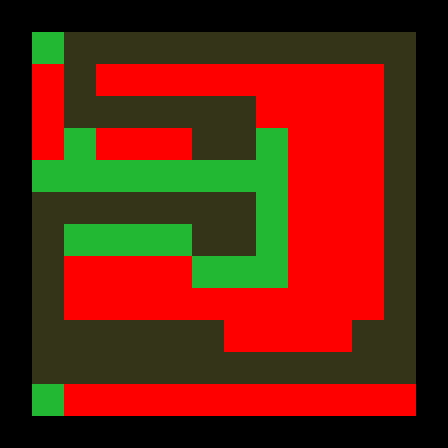

This game map was drawn from its Tiled (.tmx) file and the tilesets committed beside it. A one-line description and the trimmed map source follow:
An orthogonal 14x14 tile map with 32x32 px tiles, 3 tile layers (background, death_layer, collidable) and 9 objects (2x east, letter_m, south, west).

<map version="1.0" orientation="orthogonal" width="14" height="14" tilewidth="32" tileheight="32">
 <tileset firstgid="1" name="background" tilewidth="32" tileheight="32">
  <image source="tilesheet.png" width="640" height="480" />
 </tileset>
 <objectgroup name="player" width="14" height="14">
  <object x="225" y="224" width="13" height="15" />
 </objectgroup>
 <objectgroup name="letter" width="14" height="14">
  <object type="letter_m" x="224" y="128" width="32" height="32" />
 </objectgroup>
 <layer name="background" width="14" height="14">
  <properties>
   <property name="tileset" value="background" />
  </properties>
  <data>[196 cells, 60 non-empty, 1 distinct tile ids]</data>
 </layer>
 <layer name="death_layer" width="14" height="14">
  <properties>
   <property name="collidekill" value="true" />
   <property name="tileset" value="background" />
  </properties>
  <data>[196 cells, 63 non-empty, 1 distinct tile ids]</data>
 </layer>
 <layer name="collidable" width="14" height="14">
  <properties>
   <property name="collide" value="true" />
   <property name="tileset" value="background" />
  </properties>
  <data>[196 cells, 73 non-empty, 2 distinct tile ids]</data>
 </layer>
 <objectgroup name="gravity_switch" width="14" height="14">
  <object type="east" x="352" y="288" width="32" height="32" />
  <object type="south" x="32" y="128" width="32" height="32" />
  <object type="east" x="256" y="96" width="32" height="32" />
  <object type="west" x="352" y="64" width="32" height="32" />
 </objectgroup>
 <objectgroup name="bat_emitter" width="14" height="14">
  <object x="96" y="288" width="32" height="32" />
  <object x="192" y="64" width="32" height="32" />
  <object x="160" y="128" width="32" height="32" />
 </objectgroup>
</map>
